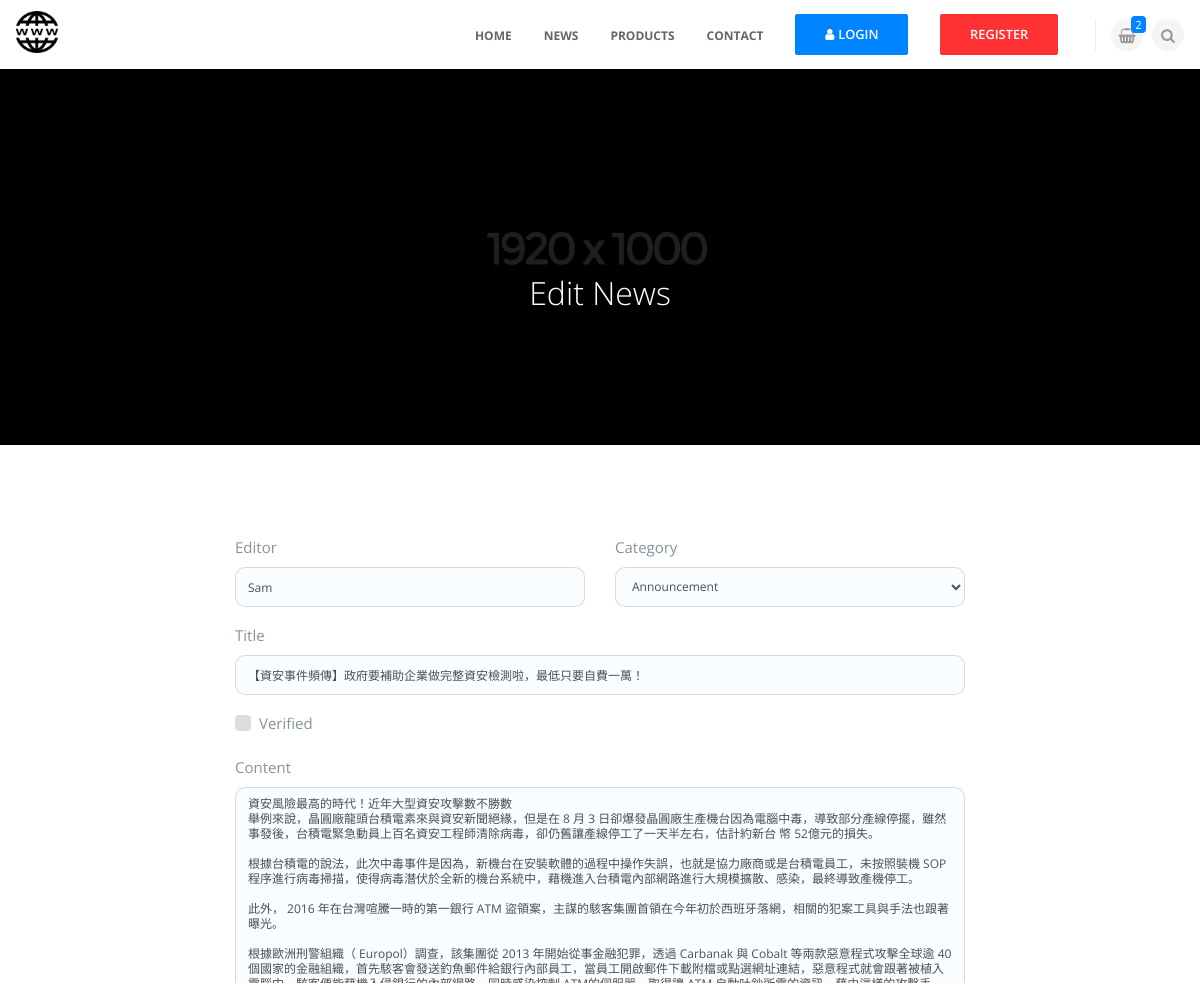
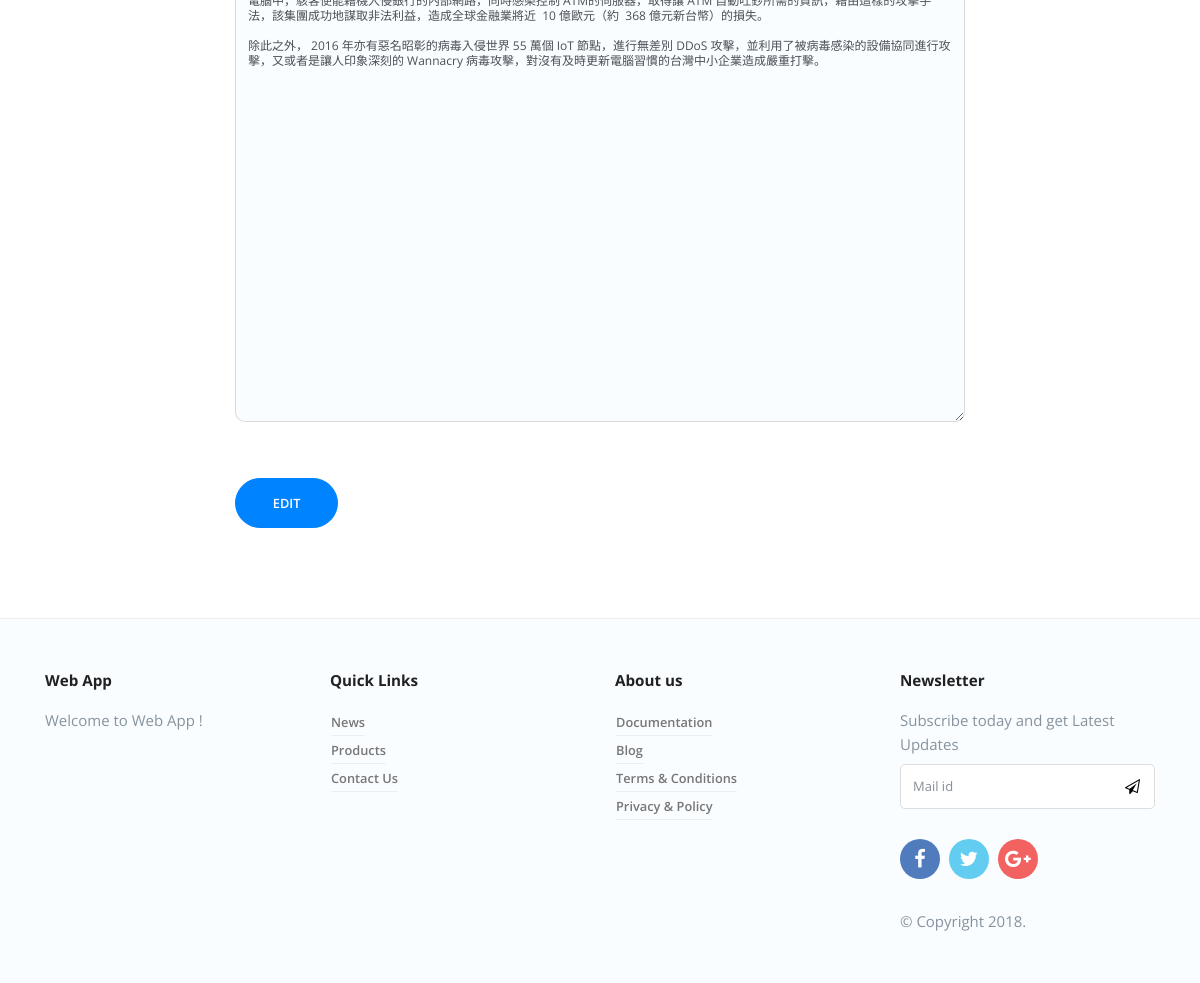
The app's page /newsedit/5/ with its own data (2 pictures, top to bottom).
### news/models.py (models this page shows, shortened)
class NewsUnit(models.Model):
    catego = models.CharField(max_length=10, null=False)
    nickname = models.CharField(max_length=20, null=False)
    title = models.CharField(max_length=50, null=False)
    message = models.TextField(null=False)
    pubtime = models.DateTimeField(auto_now=True)
    enabled = models.BooleanField(default=False)
    press = models.IntegerField(default=0)

### news/views.py (the view, shortened to what this page needs)
# urls.py: url(r'^newsedit/(\d+)/$', news_view.editNews),
def editNews(request, newsid=None, edittype=None):  #修改資料
	unit = news_model.NewsUnit.objects.get(id=newsid)  #讀取指定資料
	categories = ["Announcement", "Update", "Activity", "Other"]
	if edittype == None:  #進入修改頁面,顯示原有資料
		type = unit.catego
		subject = unit.title
		editor = unit.nickname
		content = unit.message
		ok = unit.enabled
	return render(request, "news/news-edit.html", locals())

### templates/news/news-edit.html (shortened to what this page needs)
{% extends 'app.html' %}
{% load staticfiles %}
{% block content %}
<div class="dzsparallaxer auto-init height-is-based-on-content "  data-options='{   direction: "reverse"}'>
        <div class="divimage dzsparallaxer--target " style="width: 101%; height: 130%; background-image: url(images/bg-3.jpg)">
        </div>
        <div class="container pt100 pb70">
            <div class="row pb50">
                <div class="col-md-8 ml-auto mr-auto wow bounceIn text-center" data-wow-delay=".2s">
                    <h3 class="h1 text-center font300  pt100 text-white">Edit News</h3>
                </div>
            </div>
        </div>
</div>
    <div class="container pt90 pb50">
        <div class="row mb40">
            <div class="col-md-8 mr-auto ml-auto">
                <form action="/newsedit/{{newsid}}/1/" id="formnews" name="formnews" method="POST">
                    <div class="row mb40">
                        <div class="col-md-6">
                            <div class="form-group">
                                <label>Editor</label>
                                <input type="text" name="news_editor" id="news_editor" class="form-control" placeholder="Name" value="{{editor}}" required>
                            </div>
                        </div>
                        <div class="col-md-6">
                            <div class="form-group">
                                <label>Category</label>
                                <select class="form-control" name="news_type" id="news_type">
                                    {% for category in categories %}
                                        {% if type == category %}
                                            <option value={{category}} selected="selected">{{category}}</option>
                                        {% else %}
                                            <option value={{category}}>{{category}}</option>
                                        {% endif %}
                                    {% endfor %}
                                </select>
                            </div>
                        </div>
                        <div class="col-md-12">
                            <div class="form-group">
                                <label>Title</label>
                                <input name="news_subject" id="news_subject" type="text" class="form-control mb10" placeholder="Title" required value="{{subject}}">
                            </div>
                        </div>
                        <div class="col-md-12 mb20">
                            <label class="custom-control custom-checkbox mb-2 mr-sm-2 mb-sm-0">
                                <span class="custom-control-indicator"></span>
                                <span class="custom-control-description">Verified</span>
                            </label>
                        </div>
                        <div class="col-md-12">
                            <div class="form-group">
                                <label>Content</label>
                                <textarea name="news_content" id="news_content" class="form-control" rows="40" required>{{content}}</textarea>
                            </div>
                        </div>
                    </div>
                    <button type="submit" class="btn btn-primary btn-rounded btn-xl">EDIT</button>
                </form>
            </div>
        </div>
    </div>
{% endblock %}

### static/css/style.css (style rules this page uses)
html, body { height: 100%; }
body { font-family: "Open Sans", sans-serif; color: #86939e; font-size: 15px; line-height: 1.6; font-weight: 400; }
.font300 { font-weight: 300 !important; }
h1, h2, h3, h4, h5, h6, .h1, .h2, .h3, .h4, .h5, .h6 { color: #212121; font-weight: 300; font-family: "Open Sans", sans-serif; line-height: 1.5; display: block; }
.mb10 { margin-bottom: 10px !important; }
.mb20 { margin-bottom: 20px !important; }
.mb40 { margin-bottom: 40px !important; }
.pb50 { padding-bottom: 50px !important; }
.pb70 { padding-bottom: 70px !important; }
.pt90 { padding-top: 90px !important; }
.pt100 { padding-top: 100px !important; }
.badge-primary, .btn-primary, .label-primary { background-color: #0083ff !important; border-color: #0083ff !important; }
.text-white { color: #fff !important; }
.form-control, input[type="text"], input[type="email"], input[type="password"], slelect, textarea { background-color: rgba(0, 131, 255, 0.02); border-radius: 10px; min-height: 40px; font-size: 12px; }
.dzsparallaxer h3, .dzsparallaxer .h3.h1 { font-weight: 500; text-transform: capitalize; font-size: 2rem; }
.btn { font-size: .8rem; font-weight: 600; border-radius: 2px; -webkit-border-radius: 2px; transition: all .3s ease-in-out; -webkit-transition: all .3s ease-in-out; cursor: pointer; padding: .5rem 1rem; text-transform: capitalize; }
.btn.btn-xl { padding: 1rem 2.3rem; font-weight: 600; }
.btn.btn-rounded { border-radius: 100px; }
.btn-danger, .btn-primary, .btn-success, .btn-dark, .btn-info { color: #fff !important; }
.btn-primary { background-color: #0083ff; color: #fff; border-color: #0083ff; }

### records on screen
NewsUnit: news_editor "Sam", news_type "Announcement", news_subject "【資安事件頻傳】政府要補助企業做完整資安檢測啦，最低只要自費一萬！", news_content "資安風險最高的時代！近年大型資安攻擊數不勝數 舉例來說，晶圓廠龍頭台積電素來與資安新聞絕緣，但是在 8 月 3 日卻爆發晶圓廠生產機台因為電腦中毒，導致部分產線停擺，雖然事發後，台積電緊急動員上百名資安工程師清除病毒，卻仍舊讓產線停工了一天半左右，估計約新台 幤 52億元的損失。 根據台積電的說法，此次中毒事件是因為，新機台在安裝軟體的過程中操作失誤，也就是協力廠商或是台積電員工，未按照裝機 SOP 程序進行病毒掃描，使得病毒潛伏於全新的機台系統中，藉機進入台積電內部網路進行大規模擴散、感染，最終導致產機停工。 此外， 2016 年在台灣喧騰一時的第一銀行 ATM 盜領案，主謀的駭客集團首領在今年初於西班牙落網，相關的犯案工具與手法也跟著曝光。 根據歐洲刑警組織（ Europol）調查，該集團從 2013 年開始從事金融犯罪，透過 Carbanak 與 Cobalt 等兩款惡意程式攻擊全球逾 40 個國家的金融組織，首先駭客會發送釣魚郵件給銀行內部員工，當員工開啟郵件下載附檔或點選網址連結，惡意程式就會跟著被植入電腦中，駭客便能藉機入侵銀行的內部網路，同時感染控制 ATM的伺服器，取得讓 ATM 自動吐鈔所需的資訊，藉由這樣的攻擊手法，該集團成功地謀取非法利益，造成全球金融業將近 10 億歐元（約 368 億元新台幣）的損失。 除此之外， 2016 年亦有惡名昭彰的病毒入侵世界 55 萬個 IoT 節點，進行無差別 DDoS 攻擊，並利用了被病毒感染的設備協同進行攻擊，又或者是讓人印象深刻的 Wannacry 病毒攻擊，對沒有及時更新電腦習慣的台灣中小企業造成嚴重打擊。"
